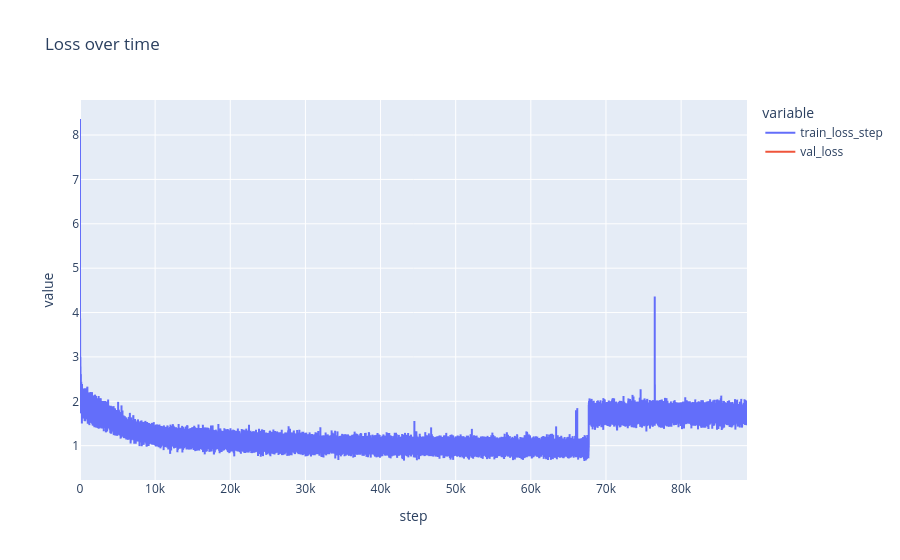

The notebook cell saved with this chart:
### Code cell
import pandas as pd
import torch
import matplotlib.pyplot as plt
import plotly.express as px

metrics = pd.read_csv('1.0.3/metrics.csv')
metrics.head()

fig = px.line(metrics, x='step', y=['train_loss_step', 'val_loss'], title='Loss over time')
fig.show()

### Figure 1 — Plotly figure (JSON) as saved in the notebook; plotly's stock layout.template omitted (floating-point values rounded to 4 significant figures; data arrays with more than 128 entries replaced by an {"elided": "..."} marker saying what was removed)
{"data": [{"hovertemplate": "variable=train_loss_step<br>step=%{x}<br>value=%{y}<extra></extra>", "legendgroup": "train_loss_step", "line": {"color": "#636efa", "dash": "solid"}, "marker": {"symbol": "circle"}, "mode": "lines", "name": "train_loss_step", "showlegend": true, "type": "scattergl", "x": {"elided": "89657 int values"}, "xaxis": "x", "y": {"elided": "89657 float values"}, "yaxis": "y"}, {"hovertemplate": "variable=val_loss<br>step=%{x}<br>value=%{y}<extra></extra>", "legendgroup": "val_loss", "line": {"color": "#EF553B", "dash": "solid"}, "marker": {"symbol": "circle"}, "mode": "lines", "name": "val_loss", "showlegend": true, "type": "scattergl", "x": {"elided": "89657 int values"}, "xaxis": "x", "y": {"elided": "89657 float values"}, "yaxis": "y"}], "layout": {"legend": {"title": {"text": "variable"}, "tracegroupgap": 0}, "title": {"text": "Loss over time"}, "xaxis": {"anchor": "y", "domain": [0, 1], "title": {"text": "step"}}, "yaxis": {"anchor": "x", "domain": [0, 1], "title": {"text": "value"}}}}
